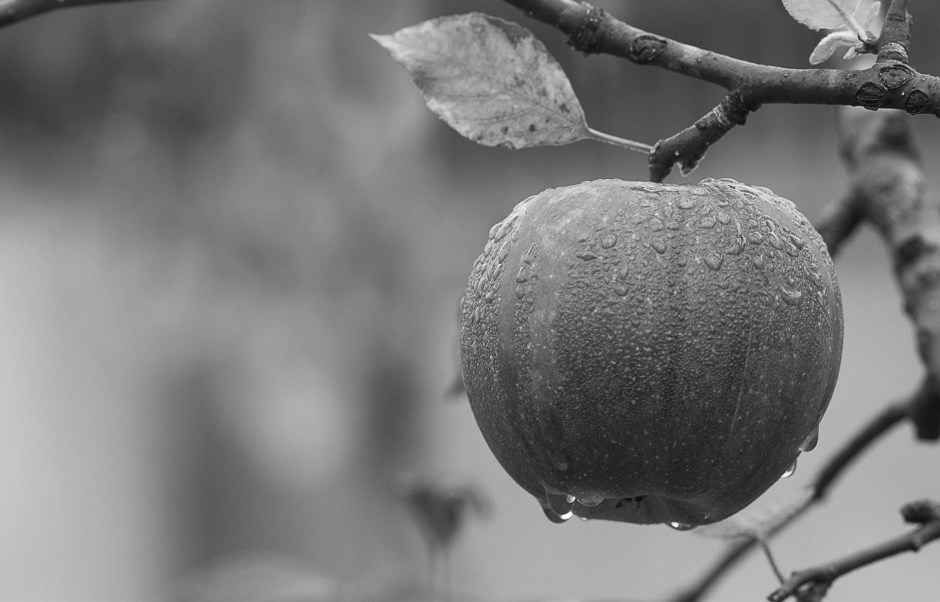
#> input picture assets/grey.png, 1880 x 1204 px (shown at 1/2 size)
$ python exp3_grey_slicing.py
#> lines starting #> are read from the running program, lines starting #| are printed output that depends on the picture

# [21 lines of commented-out code are left out]


import cv2
import numpy as np

img=cv2.imread('assets/grey.png',0)
#> img is the input picture: shape (1204, 1880); min 0, max 255, mean 121.2
img = cv2.resize(img,(400,400))
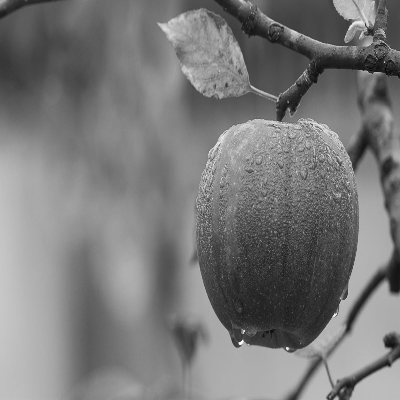
#> img: shape (400, 400); min 5, max 252, mean 121.1
x,y=img.shape
#> x = 400; y = 400
z=np.zeros(img.shape,dtype='uint8')

for i in range (x):
    for j in range (y):
        if img[i][j]>=50 and img[i][j]<=150:
            z[i][j]=255

        else:
            z[i][j]=img[i][j]
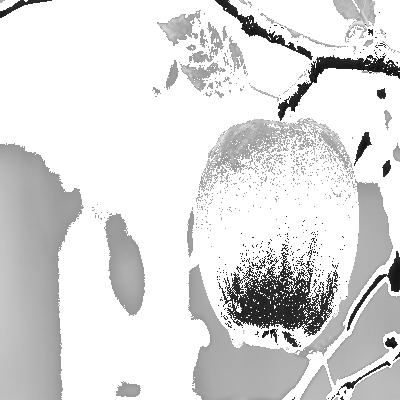
#> z: shape (400, 400); min 5, max 255, mean 220.2

z=np.concatenate((img,z),axis=1)
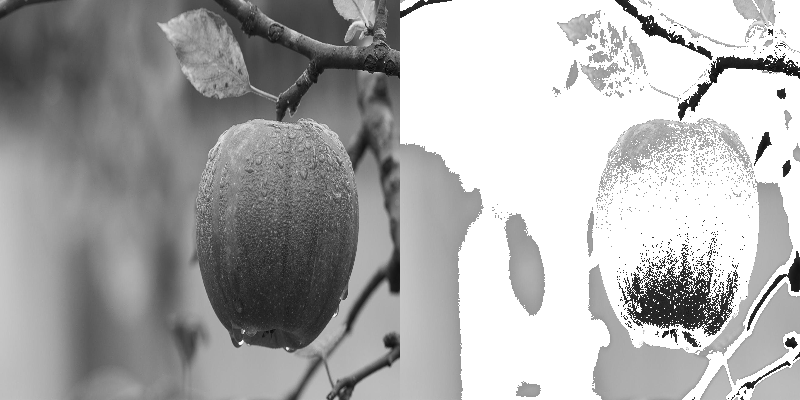
#> z: shape (400, 800); min 5, max 255, mean 170.7
# z=np.hstack((img,z))
cv2.imshow('With background',z)
# cv2.imshow('Original image',img)
cv2.waitKey(0)
cv2.destroyAllWindows()
